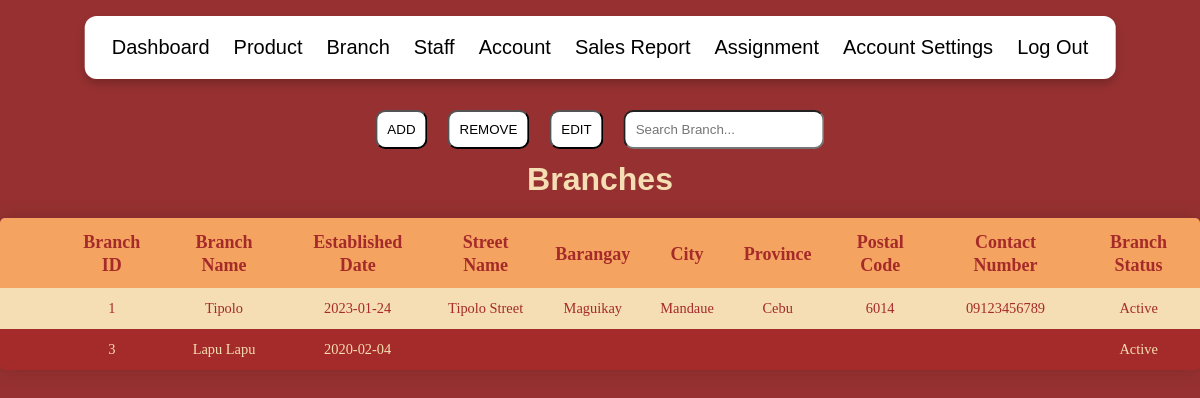
The page /branch.php on the database as committed earlier.
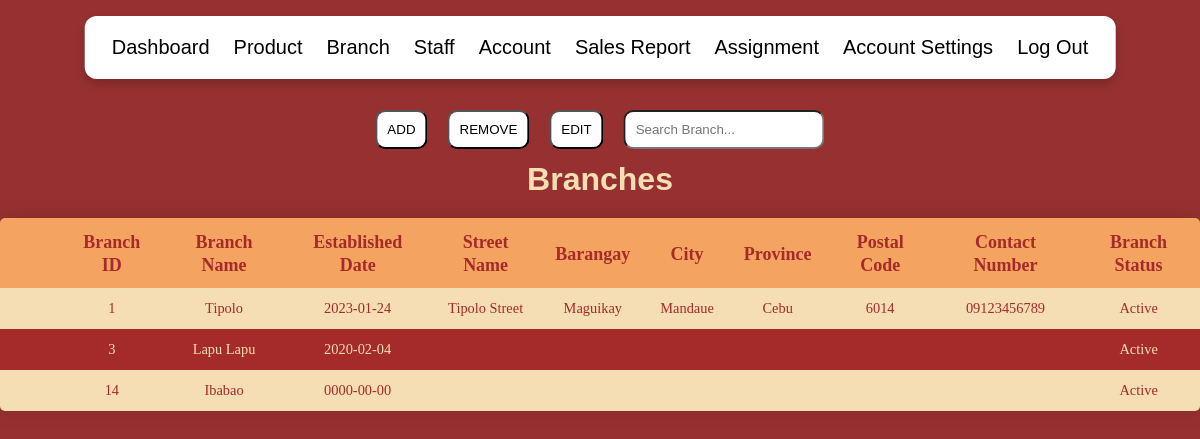
The same page on the database as committed later.
### tables this page shows
CREATE TABLE `branch` (
  `branch_ID` int(11) NOT NULL,
  `branch_name` varchar(50) NOT NULL,
  `established_date` date DEFAULT NULL,
  `street_name` varchar(50) DEFAULT NULL,
  `barangay` varchar(50) DEFAULT NULL,
  `city` varchar(50) DEFAULT NULL,
  `province` varchar(50) DEFAULT NULL,
  `postal_code` varchar(50) DEFAULT NULL,
  `contact_number` varchar(20) DEFAULT NULL,
  `branch_status` enum('Active','Inactive') DEFAULT 'Active'
);

### branch.php (the view, shortened to what this page needs)
<!DOCTYPE html>
<html>
    <head>
        <link rel="stylesheet" href="scrollbarstyles.css">
        <link rel="stylesheet" href="styles.css">
    </head>
    <body>
        <div class="functionalitybuttons">
            <button onclick="showAdd()">ADD</button>
            <form method="post">
                <button id="remover" name="removeButton" value="branch">REMOVE</button>
            </form>
            <form method="post">
                <button id="editor" name="editButton" value="branch">EDIT</button>
            </form>
            <input onkeyup="filterTable()" id="search" type="text" placeholder="Search Branch...">
        </div>
        <div class="pageheader">
            <h1>Branches</h1>
        </div>
        <?php
            include "navadmin.php";
        ?>
    </body>
</html>
<?php
    $conn = mysqli_connect("localhost","root","","mamaflors");
    if($conn->connect_error){
        die("ERROR". $conn->connect_error);
    }
    else{
        $sql = "SELECT * FROM branch";
        $result = $conn->query($sql);
        $row = $result->fetch_all(MYSQLI_ASSOC);
        if(sizeof($row) > 0){
            echo "
            <table id='table'>
                <tr>
                    <th></th>
                    <th></th>
                    <th><a href='?sort=branch_ID'>Branch ID</a></th>
                    <th><a href='?sort=branch_name'>Branch Name</a></th>
                    <th><a href='?sort=established_date'>Established Date</a></th>
                    <th><a href='?sort=street_name'>Street Name</a></th>
                    <th><a href='?sort=barangay'>Barangay</a></th>
                    <th><a href='?sort=city'>City</a></th>
                    <th><a href='?sort=province'>Province</a></th>
                    <th><a href='?sort=postal_code'>Postal Code</a></th>
                    <th><a href='?sort=contact_number'>Contact Number</a></th>
                    <th><a href='?sort=branch_status'>Branch Status</a></th>
                </tr>";
            for($x = 0; $x < sizeof($row); $x++){
                echo
                    "<tr>
                        <td>
                            <form method='get'>
                                <input type='hidden' value='".($row[$x]['branch_ID'])."' name='edit'>
                                <button class='edit-row' id='edit-row$x' type='submit'>EDIT</button>
                            </form>
                        </td>
                        <td>
                            <form method='get'>
                                <input type='hidden' value='".($row[$x]['branch_ID'])."' name='removeID'>
                                <input type='hidden' value='branch' name='tableName'>
                                <input type='hidden' value='branch_ID' name='columnName'>
                                <button class='remove-row' id='remove-row$x' name='remove'>Remove</button>
                            </form>
                        </td>
                        <td>".$row[$x]['branch_ID']."</td>
                        <td>".$row[$x]['branch_name']."</td>
                        <td>".$row[$x]['established_date']."</td>
                        <td>".$row[$x]['street_name']."</td>
                        <td>".$row[$x]['barangay']."</td>
                        <td>".$row[$x]['city']."</td>
                        <td>".$row[$x]['province']."</td>
                        <td>".$row[$x]['postal_code']."</td>
                        <td>".$row[$x]['contact_number']."</td>
                        <td>".$row[$x]['branch_status']."</td>
                    </tr>";
            }
            echo "</table>";
        }
        else{
            echo "DATABASE EMPTY";
        }
    }
?>

Rows that differ between the two databases and show on the page:
added branch: branch_ID "14", branch_name "Ibabao", established_date "0000-00-00", branch_status "Active"
